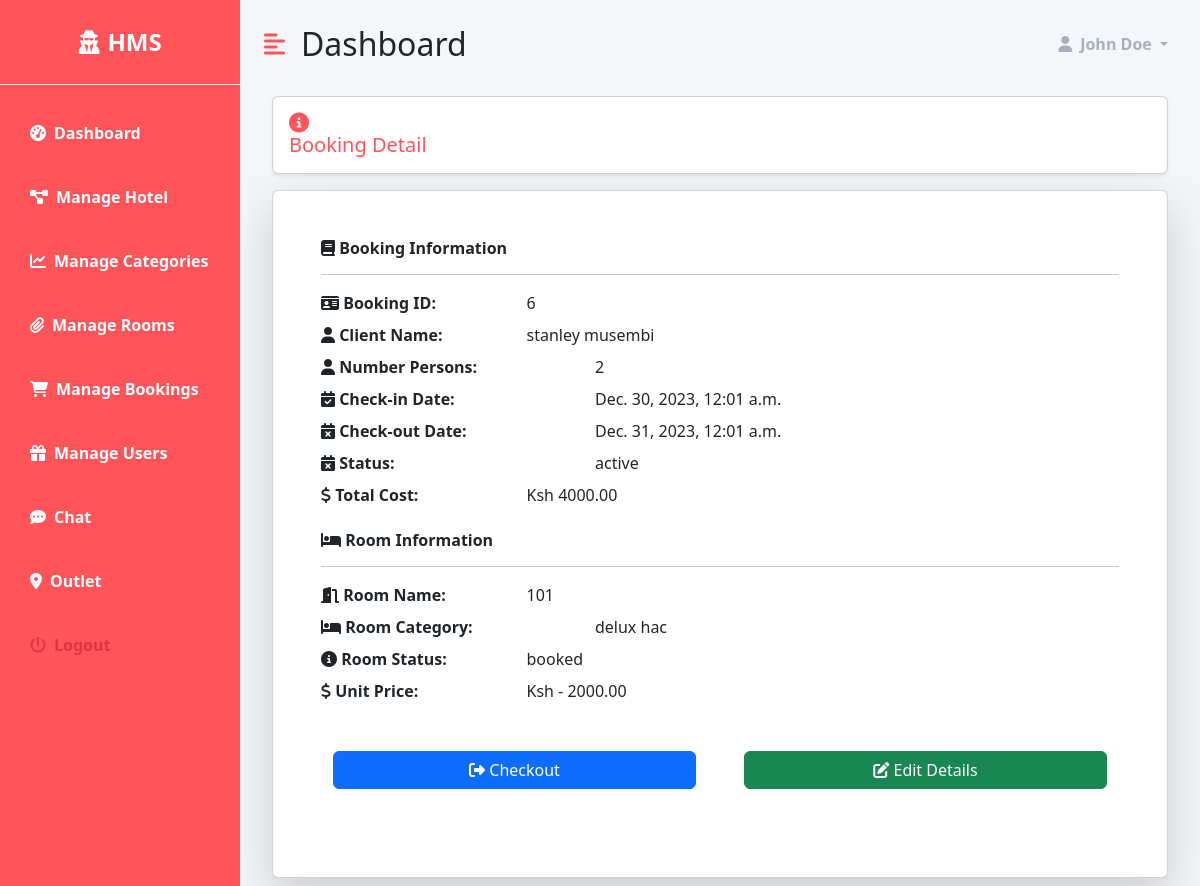
The page /dashboard/booking/6 (signed in) on the database as committed earlier.
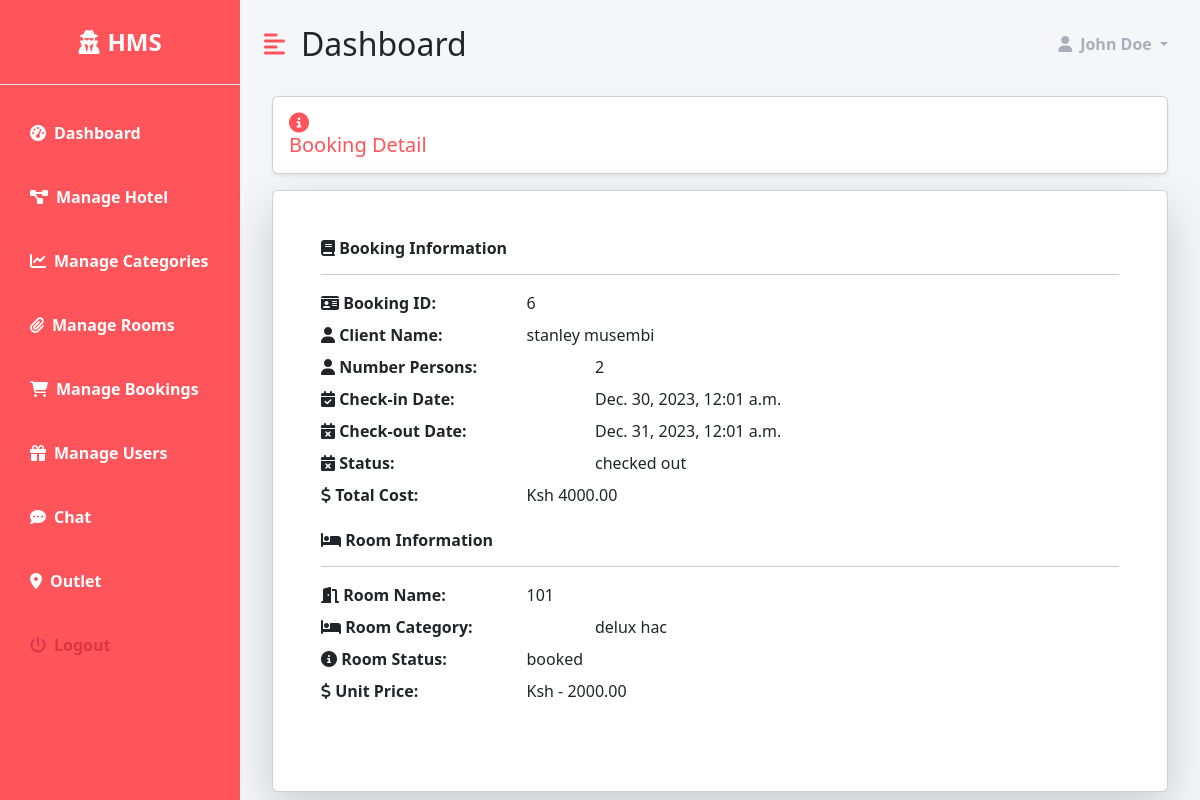
The same page on the database as committed later.
### hotel/models.py (models this page shows, shortened)
class Booking(models.Model):
    room = models.ForeignKey('Room' , on_delete=models.CASCADE)
    user = models.ForeignKey('accounts.CustomUser' , on_delete=models.CASCADE)
    persons = models.IntegerField()
    check_in = models.DateTimeField()
    check_out = models.DateTimeField()
    STATUS_CHOICES = (
        ('active' , 'active') ,
        ('cancelled' , 'cancelled') ,
        ('checked out' , 'checked out')
    )
    status = models.CharField(max_length=255 , choices=STATUS_CHOICES , default='active')
    added_on = models.DateTimeField(auto_now_add=True)
    updated_on = models.DateTimeField(auto_now=True)
    @property
    def total_cost(self):
        num_of_days = (self.check_out - self.check_in).days
        return self.room.category.cost * num_of_days * self.persons

class Room(models.Model):
    name  = models.CharField(max_length=255 , unique=True)
    category = models.ForeignKey('RoomCategory' , on_delete=models.CASCADE)
    STATUS_CHOICES = (
        ('available' , 'available' ) ,
        ('booked' , 'booked'),
        ('not available' , 'not available')
    )
    status = models.CharField(max_length=255 , choices=STATUS_CHOICES)
    added_on = models.DateTimeField(auto_now_add=True)
    updated_on = models.DateTimeField(auto_now=True)

class RoomCategory(models.Model):
    name = models.CharField(max_length=255)
    description = models.TextField()
    capacity = models.IntegerField()
    beds = models.IntegerField()
    rooms = models.IntegerField()
    cost = models.DecimalField(max_digits=10, decimal_places=2)
    added_on = models.DateTimeField(auto_now_add=True)
    image = models.ImageField(upload_to="room_category_images")

### accounts/models.py (models this page shows, shortened)
class CustomUser(AbstractUser):
    email = models.EmailField(unique=True)
    gender = models.CharField(max_length=1,  blank=True, null=True)
    address = models.CharField(max_length=255, blank=True, null=True)
    image = models.ImageField(upload_to="user_images", blank=True, null=True)
    username = None
    objects = CustomUserManager()
    USERNAME_FIELD = 'email'
    REQUIRED_FIELDS = []

### dashboard/views.py (the view)
# urls.py: path('booking/<int:booking_id>' , views.booking_detail , name='booking-detail'),
@login_required(login_url='accounts:login')
@staff_member_required(login_url='accounts:login')
def booking_detail(request, booking_id):
    booking = get_object_or_404(Booking, pk=booking_id)
    context = {
        'booking': booking,
    }
    return render(request, 'dashboard/hotel/booking_detail.html', context)

### templates/dashboard/hotel/booking_detail.html (shortened to what this page needs)
{% extends 'dashboard/base.html' %}
{% load static %}
{% block content %}
    <div class="row">
        <div class="col-md-12">
            <h5 class="m-2 primary-text card shadow-sm p-3">
                <i class="fas fa-info-circle"></i> Booking Detail
            </h5>
        </div>
    </div>
    <div class="card shadow-lg m-2">
        <div class="col-md-12 p-5">
            <div class="mb-3">
                <h6 class="fw-bold">
                    <i class="fas fa-book"></i> Booking Information
                </h6>
                <hr>
                <dl class="row">
                    <dt class="col-sm-3"><i class="fas fa-id-card"></i> Booking ID:</dt>
                    <dd class="col-sm-9">{{ booking.id }}</dd>
                    <dt class="col-sm-3"><i class="fas fa-user"></i> Client Name:</dt>
                    <dd class="col-sm-9">{{ booking.user.get_full_name }}</dd>
                    <dt class="col-sm-4"><i class="fas fa-user"></i> Number Persons:</dt>
                    <dd class="col-sm-8">{{ booking.persons }}</dd>
                    <dt class="col-sm-4"><i class="fas fa-calendar-check"></i> Check-in Date:</dt>
                    <dd class="col-sm-8">{{ booking.check_in }}</dd>
                    <dt class="col-sm-4"><i class="fas fa-calendar-times"></i> Check-out Date:</dt>
                    <dd class="col-sm-8">{{ booking.check_out }}</dd>
                    <dt class="col-sm-4"><i class="fas fa-calendar-times"></i> Status:</dt>
                    <dd class="col-sm-8">{{ booking.status }}</dd>
                    <dt class="col-sm-3"><i class="fas fa-dollar-sign"></i> Total Cost:</dt>
                    <dd class="col-sm-9">Ksh {{ booking.total_cost }}</dd>
                </dl>
            </div>
            <div class="mb-3">
                <h6 class="fw-bold">
                    <i class="fas fa-bed"></i> Room Information
                </h6>
                <hr>
                <dl class="row">
                    <dt class="col-sm-3"><i class="fas fa-door-open"></i> Room Name:</dt>
                    <dd class="col-sm-9">{{ booking.room.name }}</dd>
                    <dt class="col-sm-4"><i class="fas fa-bed"></i> Room Category:</dt>
                    <dd class="col-sm-8">{{ booking.room.category.name }}</dd>
                    <dt class="col-sm-3"><i class="fas fa-info-circle"></i> Room Status:</dt>
                    <dd class="col-sm-9">{{ booking.room.get_status_display }}</dd>
                    <dt class="col-sm-3"><i class="fas fa-dollar-sign"></i> Unit Price:</dt>
                    <dd class="col-sm-9">Ksh - {{ booking.room.category.cost  }}</dd>
                </dl>
            </div>
            <div class="mb-3">
                <div class="row">
                {% if booking.status == "active" %}
                <button type="button" class="btn btn-primary col m-4" data-bs-toggle="modal" data-bs-target="#checkoutModal">
                    <i class="fas fa-sign-out-alt"></i> Checkout
                </button>
                <button type="button" class="btn btn-success col m-4" data-bs-toggle="modal" data-bs-target="#editModal">
                    <i class="fas fa-edit"></i> Edit Details
                </button>
                {% endif %}
            </div>
            </div>
        </div>
    </div>
{% endblock %}

Rows that differ between the two databases and show on the page:
changed Booking "stanley musembi": status "active" → "checked out"
Other text that changed with them:
text no longer shown: "Checkout Edit Details"
